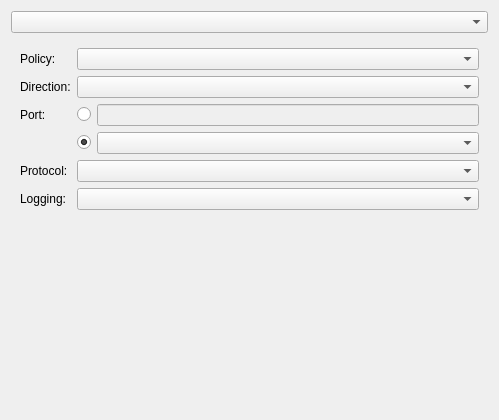
<?xml version="1.0" encoding="UTF-8"?>
<ui version="4.0">
 <class>RuleWidget</class>
 <widget class="QWidget" name="RuleWidget">
  <property name="geometry">
   <rect>
    <x>0</x>
    <y>0</y>
    <width>499</width>
    <height>420</height>
   </rect>
  </property>
  <layout class="QVBoxLayout" name="verticalLayout_2">
   <item>
    <widget class="QComboBox" name="ruleType"/>
   </item>
   <item>
    <widget class="UFW::StackedWidget" name="stackedWidget">
     <property name="currentIndex">
      <number>0</number>
     </property>
     <widget class="QWidget" name="page_2">
      <layout class="QFormLayout" name="formLayout">
       <item row="0" column="0">
        <widget class="QLabel" name="label_9">
         <property name="text">
          <string>Policy:</string>
         </property>
        </widget>
       </item>
       <item row="0" column="1">
        <widget class="QComboBox" name="simplePolicy"/>
       </item>
       <item row="1" column="0">
        <widget class="QLabel" name="label_7">
         <property name="text">
          <string>Direction:</string>
         </property>
        </widget>
       </item>
       <item row="1" column="1">
        <widget class="QComboBox" name="simpleDirection"/>
       </item>
       <item row="6" column="0">
        <widget class="QLabel" name="simpleLoggingLabel">
         <property name="text">
          <string>Logging:</string>
         </property>
        </widget>
       </item>
       <item row="6" column="1">
        <widget class="QComboBox" name="simpleLogging"/>
       </item>
       <item row="7" column="0">
        <spacer name="verticalSpacer_2">
         <property name="orientation">
          <enum>Qt::Vertical</enum>
         </property>
         <property name="sizeHint" stdset="0">
          <size>
           <width>20</width>
           <height>40</height>
          </size>
         </property>
        </spacer>
       </item>
       <item row="5" column="1">
        <widget class="QComboBox" name="simpleProtocol"/>
       </item>
       <item row="5" column="0">
        <widget class="QLabel" name="label_13">
         <property name="text">
          <string>Protocol:</string>
         </property>
        </widget>
       </item>
       <item row="2" column="1">
        <layout class="QHBoxLayout" name="horizontalLayout_3x">
         <property name="spacing">
          <number>-1</number>
         </property>
         <item>
          <widget class="QRadioButton" name="simplePortRadio">
           <property name="sizePolicy">
            <sizepolicy hsizetype="Maximum" vsizetype="Fixed">
             <horstretch>0</horstretch>
             <verstretch>0</verstretch>
            </sizepolicy>
           </property>
           <property name="text">
            <string/>
           </property>
          </widget>
         </item>
         <item>
          <widget class="UFW::LineEdit" name="simplePort">
           <property name="enabled">
            <bool>false</bool>
           </property>
           <property name="sizePolicy">
            <sizepolicy hsizetype="Preferred" vsizetype="Fixed">
             <horstretch>0</horstretch>
             <verstretch>0</verstretch>
            </sizepolicy>
           </property>
           <property name="minimumSize">
            <size>
             <width>64</width>
             <height>0</height>
            </size>
           </property>
           <property name="clickMessage">
            <string>Port number</string>
           </property>
           <property name="showClearButton" stdset="0">
            <bool>true</bool>
           </property>
          </widget>
         </item>
        </layout>
       </item>
       <item row="2" column="0">
        <widget class="QLabel" name="label_14">
         <property name="text">
          <string>Port:</string>
         </property>
        </widget>
       </item>
       <item row="4" column="1">
        <layout class="QHBoxLayout" name="horizontalLayout_5x">
         <item>
          <widget class="QRadioButton" name="simpleProfileRadio">
           <property name="sizePolicy">
            <sizepolicy hsizetype="Maximum" vsizetype="Fixed">
             <horstretch>0</horstretch>
             <verstretch>0</verstretch>
            </sizepolicy>
           </property>
           <property name="text">
            <string/>
           </property>
           <property name="checked">
            <bool>true</bool>
           </property>
          </widget>
         </item>
         <item>
          <widget class="UFW::ComboBox" name="simpleProfile">
           <property name="enabled">
            <bool>true</bool>
           </property>
           <property name="sizeAdjustPolicy">
            <enum>QComboBox::AdjustToContents</enum>
           </property>
          </widget>
         </item>
        </layout>
       </item>
      </layout>
     </widget>
     <widget class="QWidget" name="page_3">
      <layout class="QFormLayout" name="formLayout_2">
       <item row="0" column="0">
        <widget class="QLabel" name="label_12">
         <property name="text">
          <string>Policy:</string>
         </property>
        </widget>
       </item>
       <item row="0" column="1">
        <widget class="QComboBox" name="advancedPolicy"/>
       </item>
       <item row="1" column="0">
        <widget class="QLabel" name="label_10">
         <property name="text">
          <string>Direction:</string>
         </property>
        </widget>
       </item>
       <item row="1" column="1">
        <widget class="QComboBox" name="advancedDirection"/>
       </item>
       <item row="2" column="0" colspan="2">
        <layout class="QHBoxLayout" name="horizontalLayout">
         <item>
          <widget class="QGroupBox" name="groupBox_3x">
           <property name="title">
            <string>Source</string>
           </property>
           <layout class="QFormLayout" name="formLayout_4x">
            <property name="topMargin">
             <number>5</number>
            </property>
            <item row="0" column="0">
             <widget class="QLabel" name="label_5x">
              <property name="text">
               <string>Address:</string>
              </property>
             </widget>
            </item>
            <item row="0" column="1">
             <widget class="QRadioButton" name="advancedSrcAnyHostRadio">
              <property name="text">
               <string>Any address</string>
              </property>
              <property name="checked">
               <bool>true</bool>
              </property>
              <property name="autoExclusive">
               <bool>false</bool>
              </property>
             </widget>
            </item>
            <item row="1" column="1">
             <layout class="QHBoxLayout" name="horizontalLayout_6xa">
              <item>
               <widget class="QRadioButton" name="advancedSrcHostRadio">
                <property name="text">
                 <string/>
                </property>
                <property name="autoExclusive">
                 <bool>false</bool>
                </property>
               </widget>
              </item>
              <item>
               <widget class="UFW::LineEdit" name="advancedSrcHost">
                <property name="enabled">
                 <bool>false</bool>
                </property>
                <property name="sizePolicy">
                 <sizepolicy hsizetype="MinimumExpanding" vsizetype="Fixed">
                  <horstretch>0</horstretch>
                  <verstretch>0</verstretch>
                 </sizepolicy>
                </property>
                <property name="clickMessage">
                 <string>IP address</string>
                </property>
                <property name="showClearButton" stdset="0">
                 <bool>true</bool>
                </property>
               </widget>
              </item>
             </layout>
            </item>
            <item row="2" column="1">
             <widget class="QRadioButton" name="advancedSrcAnyPortRadio">
              <property name="text">
               <string>Any port</string>
              </property>
              <property name="checked">
               <bool>true</bool>
              </property>
              <property name="autoExclusive">
               <bool>false</bool>
              </property>
             </widget>
            </item>
            <item row="2" column="0">
             <widget class="QLabel" name="label_8x">
              <property name="text">
               <string>Port:</string>
              </property>
             </widget>
            </item>
            <item row="3" column="1">
             <layout class="QHBoxLayout" name="horizontalLayout_4x">
              <item>
               <widget class="QRadioButton" name="advancedSrcPortRadio">
                <property name="text">
                 <string/>
                </property>
                <property name="autoExclusive">
                 <bool>false</bool>
                </property>
               </widget>
              </item>
              <item>
               <widget class="UFW::LineEdit" name="advancedSrcPort">
                <property name="enabled">
                 <bool>false</bool>
                </property>
                <property name="sizePolicy">
                 <sizepolicy hsizetype="MinimumExpanding" vsizetype="Fixed">
                  <horstretch>0</horstretch>
                  <verstretch>0</verstretch>
                 </sizepolicy>
                </property>
                <property name="minimumSize">
                 <size>
                  <width>64</width>
                  <height>0</height>
                 </size>
                </property>
                <property name="clickMessage">
                 <string>Port number</string>
                </property>
                <property name="showClearButton" stdset="0">
                 <bool>true</bool>
                </property>
               </widget>
              </item>
             </layout>
            </item>
            <item row="4" column="1">
             <layout class="QHBoxLayout" name="horizontalLayout_6x">
              <item>
               <widget class="QRadioButton" name="advancedSrcProfileRadio">
                <property name="text">
                 <string/>
                </property>
                <property name="autoExclusive">
                 <bool>false</bool>
                </property>
               </widget>
              </item>
              <item>
               <widget class="UFW::ComboBox" name="advancedSrcProfile">
                <property name="enabled">
                 <bool>false</bool>
                </property>
                <property name="sizeAdjustPolicy">
                 <enum>QComboBox::AdjustToContents</enum>
                </property>
                <property name="sizePolicy">
                 <sizepolicy hsizetype="MinimumExpanding" vsizetype="Fixed">
                  <horstretch>0</horstretch>
                  <verstretch>0</verstretch>
                 </sizepolicy>
                </property>
               </widget>
              </item>
             </layout>
            </item>
           </layout>
          </widget>
         </item>
         <item>
          <widget class="QGroupBox" name="groupBox_3">
           <property name="title">
            <string>Destination</string>
           </property>
           <layout class="QFormLayout" name="formLayout_4">
            <property name="fieldGrowthPolicy">
             <enum>QFormLayout::ExpandingFieldsGrow</enum>
            </property>
            <property name="topMargin">
             <number>5</number>
            </property>
            <item row="0" column="0">
             <widget class="QLabel" name="label_5">
              <property name="text">
               <string>Address:</string>
              </property>
             </widget>
            </item>
            <item row="0" column="1">
             <widget class="QRadioButton" name="advancedDestAnyHostRadio">
              <property name="text">
               <string>Any address</string>
              </property>
              <property name="checked">
               <bool>true</bool>
              </property>
              <property name="autoExclusive">
               <bool>false</bool>
              </property>
             </widget>
            </item>
            <item row="1" column="1">
             <layout class="QHBoxLayout" name="horizontalLayout_6xb">
              <item>
               <widget class="QRadioButton" name="advancedDestHostRadio">
                <property name="text">
                 <string/>
                </property>
                <property name="autoExclusive">
                 <bool>false</bool>
                </property>
               </widget>
              </item>
              <item>
               <widget class="UFW::LineEdit" name="advancedDestHost">
                <property name="enabled">
                 <bool>false</bool>
                </property>
                <property name="sizePolicy">
                 <sizepolicy hsizetype="MinimumExpanding" vsizetype="Fixed">
                  <horstretch>0</horstretch>
                  <verstretch>0</verstretch>
                 </sizepolicy>
                </property>
                <property name="clickMessage">
                 <string>IP address</string>
                </property>
                <property name="showClearButton" stdset="0">
                 <bool>true</bool>
                </property>
               </widget>
              </item>
             </layout>
            </item>
            <item row="2" column="1">
             <widget class="QRadioButton" name="advancedDestAnyPortRadio">
              <property name="text">
               <string>Any port</string>
              </property>
              <property name="checked">
               <bool>true</bool>
              </property>
              <property name="autoExclusive">
               <bool>false</bool>
              </property>
             </widget>
            </item>
            <item row="3" column="1">
             <layout class="QHBoxLayout" name="horizontalLayout_4">
              <item>
               <widget class="QRadioButton" name="advancedDestPortRadio">
                <property name="text">
                 <string/>
                </property>
                <property name="autoExclusive">
                 <bool>false</bool>
                </property>
               </widget>
              </item>
              <item>
               <widget class="UFW::LineEdit" name="advancedDestPort">
                <property name="enabled">
                 <bool>false</bool>
                </property>
                <property name="sizePolicy">
                 <sizepolicy hsizetype="MinimumExpanding" vsizetype="Fixed">
                  <horstretch>0</horstretch>
                  <verstretch>0</verstretch>
                 </sizepolicy>
                </property>
                <property name="minimumSize">
                 <size>
                  <width>64</width>
                  <height>0</height>
                 </size>
                </property>
                <property name="clickMessage">
                 <string>Port number</string>
                </property>
                <property name="showClearButton" stdset="0">
                 <bool>true</bool>
                </property>
               </widget>
              </item>
             </layout>
            </item>
            <item row="4" column="1">
             <layout class="QHBoxLayout" name="horizontalLayout_6">
              <item>
               <widget class="QRadioButton" name="advancedDestProfileRadio">
                <property name="text">
                 <string/>
                </property>
                <property name="autoExclusive">
                 <bool>false</bool>
                </property>
               </widget>
              </item>
              <item>
               <widget class="UFW::ComboBox" name="advancedDestProfile">
                <property name="enabled">
                 <bool>false</bool>
                </property>
                <property name="sizeAdjustPolicy">
                 <enum>QComboBox::AdjustToContents</enum>
                </property>
                <property name="sizePolicy">
                 <sizepolicy hsizetype="MinimumExpanding" vsizetype="Fixed">
                  <horstretch>0</horstretch>
                  <verstretch>0</verstretch>
                 </sizepolicy>
                </property>
               </widget>
              </item>
             </layout>
            </item>
            <item row="2" column="0">
             <widget class="QLabel" name="label_8">
              <property name="text">
               <string>Port:</string>
              </property>
             </widget>
            </item>
           </layout>
          </widget>
         </item>
        </layout>
       </item>
       <item row="3" column="0">
        <widget class="QLabel" name="label_15">
         <property name="text">
          <string>Protocol:</string>
         </property>
        </widget>
       </item>
       <item row="3" column="1">
        <widget class="QComboBox" name="advancedProtocol"/>
       </item>
       <item row="4" column="0">
        <widget class="QLabel" name="label_15x">
         <property name="text">
          <string>Interface:</string>
         </property>
        </widget>
       </item>
       <item row="4" column="1">
        <widget class="QComboBox" name="advancedInterface"/>
       </item>
       <item row="5" column="0">
        <widget class="QLabel" name="advancedLoggingLabel">
         <property name="text">
          <string>Logging:</string>
         </property>
        </widget>
       </item>
       <item row="5" column="1">
        <widget class="QComboBox" name="advancedLogging"/>
       </item>
      </layout>
     </widget>
    </widget>
   </item>
   <item>
    <spacer name="verticalSpacer">
     <property name="orientation">
      <enum>Qt::Vertical</enum>
     </property>
     <property name="sizeHint" stdset="0">
      <size>
       <width>20</width>
       <height>87</height>
      </size>
     </property>
    </spacer>
   </item>
   <item>
    <widget class="KSqueezedTextLabel" name="statusLabel">
     <property name="font">
      <font>
       <italic>true</italic>
      </font>
     </property>
    </widget>
   </item>
  </layout>
 </widget>
 <customwidgets>
  <customwidget>
   <class>KSqueezedTextLabel</class>
   <extends>QLabel</extends>
   <header>ksqueezedtextlabel.h</header>
  </customwidget>
  <customwidget>
   <class>KLineEdit</class>
   <extends>QLineEdit</extends>
   <header>klineedit.h</header>
  </customwidget>
  <customwidget>
   <class>UFW::ComboBox</class>
   <extends>QComboBox</extends>
   <header>combobox.h</header>
   <container>1</container>
  </customwidget>
  <customwidget>
   <class>UFW::LineEdit</class>
   <extends>KLineEdit</extends>
   <header>lineedit.h</header>
   <container>1</container>
  </customwidget>
  <customwidget>
   <class>UFW::StackedWidget</class>
   <extends>QStackedWidget</extends>
   <header>stackedwidget.h</header>
   <container>1</container>
  </customwidget>
 </customwidgets>
 <tabstops>
  <tabstop>ruleType</tabstop>
  <tabstop>simplePolicy</tabstop>
  <tabstop>simpleDirection</tabstop>
  <tabstop>simplePortRadio</tabstop>
  <tabstop>simplePort</tabstop>
  <tabstop>simpleProfileRadio</tabstop>
  <tabstop>simpleProfile</tabstop>
  <tabstop>simpleProtocol</tabstop>
  <tabstop>simpleLogging</tabstop>
  <tabstop>advancedPolicy</tabstop>
  <tabstop>advancedDirection</tabstop>
  <tabstop>advancedSrcAnyHostRadio</tabstop>
  <tabstop>advancedSrcHostRadio</tabstop>
  <tabstop>advancedSrcHost</tabstop>
  <tabstop>advancedSrcAnyPortRadio</tabstop>
  <tabstop>advancedSrcPortRadio</tabstop>
  <tabstop>advancedSrcPort</tabstop>
  <tabstop>advancedSrcProfileRadio</tabstop>
  <tabstop>advancedSrcProfile</tabstop>
  <tabstop>advancedDestAnyHostRadio</tabstop>
  <tabstop>advancedDestHostRadio</tabstop>
  <tabstop>advancedDestHost</tabstop>
  <tabstop>advancedDestAnyPortRadio</tabstop>
  <tabstop>advancedDestPortRadio</tabstop>
  <tabstop>advancedDestPort</tabstop>
  <tabstop>advancedDestProfileRadio</tabstop>
  <tabstop>advancedDestProfile</tabstop>
  <tabstop>advancedProtocol</tabstop>
  <tabstop>advancedInterface</tabstop>
  <tabstop>advancedLogging</tabstop>
 </tabstops>
 <resources/>
 <connections>
  <connection>
   <sender>simplePortRadio</sender>
   <signal>toggled(bool)</signal>
   <receiver>simplePort</receiver>
   <slot>setEnabled(bool)</slot>
   <hints>
    <hint type="sourcelabel">
     <x>92</x>
     <y>106</y>
    </hint>
    <hint type="destinationlabel">
     <x>152</x>
     <y>108</y>
    </hint>
   </hints>
  </connection>
  <connection>
   <sender>simpleProfileRadio</sender>
   <signal>toggled(bool)</signal>
   <receiver>simpleProfile</receiver>
   <slot>setEnabled(bool)</slot>
   <hints>
    <hint type="sourcelabel">
     <x>102</x>
     <y>138</y>
    </hint>
    <hint type="destinationlabel">
     <x>135</x>
     <y>141</y>
    </hint>
   </hints>
  </connection>
  <connection>
   <sender>advancedSrcHostRadio</sender>
   <signal>toggled(bool)</signal>
   <receiver>advancedSrcHost</receiver>
   <slot>setEnabled(bool)</slot>
   <hints>
    <hint type="sourcelabel">
     <x>87</x>
     <y>164</y>
    </hint>
    <hint type="destinationlabel">
     <x>164</x>
     <y>172</y>
    </hint>
   </hints>
  </connection>
  <connection>
   <sender>advancedSrcPortRadio</sender>
   <signal>toggled(bool)</signal>
   <receiver>advancedSrcPort</receiver>
   <slot>setEnabled(bool)</slot>
   <hints>
    <hint type="sourcelabel">
     <x>87</x>
     <y>222</y>
    </hint>
    <hint type="destinationlabel">
     <x>120</x>
     <y>226</y>
    </hint>
   </hints>
  </connection>
  <connection>
   <sender>advancedSrcProfileRadio</sender>
   <signal>toggled(bool)</signal>
   <receiver>advancedSrcProfile</receiver>
   <slot>setEnabled(bool)</slot>
   <hints>
    <hint type="sourcelabel">
     <x>89</x>
     <y>255</y>
    </hint>
    <hint type="destinationlabel">
     <x>148</x>
     <y>258</y>
    </hint>
   </hints>
  </connection>
  <connection>
   <sender>advancedDestHostRadio</sender>
   <signal>toggled(bool)</signal>
   <receiver>advancedDestHost</receiver>
   <slot>setEnabled(bool)</slot>
   <hints>
    <hint type="sourcelabel">
     <x>328</x>
     <y>158</y>
    </hint>
    <hint type="destinationlabel">
     <x>357</x>
     <y>162</y>
    </hint>
   </hints>
  </connection>
  <connection>
   <sender>advancedDestPortRadio</sender>
   <signal>toggled(bool)</signal>
   <receiver>advancedDestPort</receiver>
   <slot>setEnabled(bool)</slot>
   <hints>
    <hint type="sourcelabel">
     <x>332</x>
     <y>219</y>
    </hint>
    <hint type="destinationlabel">
     <x>375</x>
     <y>221</y>
    </hint>
   </hints>
  </connection>
  <connection>
   <sender>advancedDestProfileRadio</sender>
   <signal>toggled(bool)</signal>
   <receiver>advancedDestProfile</receiver>
   <slot>setEnabled(bool)</slot>
   <hints>
    <hint type="sourcelabel">
     <x>331</x>
     <y>249</y>
    </hint>
    <hint type="destinationlabel">
     <x>360</x>
     <y>251</y>
    </hint>
   </hints>
  </connection>
 </connections>
</ui>
